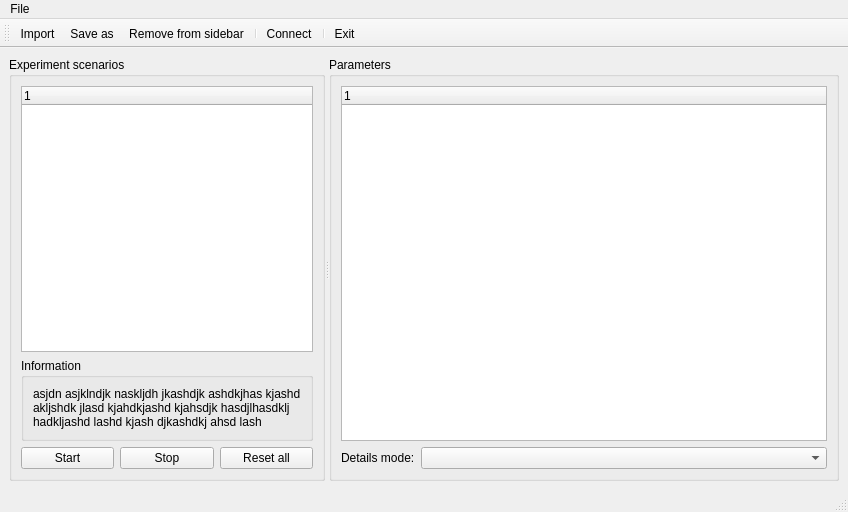
<?xml version="1.0" encoding="UTF-8"?>
<ui version="4.0">
 <class>OBCILauncher</class>
 <widget class="QMainWindow" name="OBCILauncher">
  <property name="geometry">
   <rect>
    <x>0</x>
    <y>0</y>
    <width>848</width>
    <height>512</height>
   </rect>
  </property>
  <property name="windowTitle">
   <string>OBCI Launcher</string>
  </property>
  <property name="toolButtonStyle">
   <enum>Qt::ToolButtonIconOnly</enum>
  </property>
  <property name="unifiedTitleAndToolBarOnMac">
   <bool>false</bool>
  </property>
  <widget class="QWidget" name="centralwidget">
   <layout class="QGridLayout" name="gridLayout_6">
    <item row="0" column="0">
     <widget class="QSplitter" name="splitter">
      <property name="sizePolicy">
       <sizepolicy hsizetype="Preferred" vsizetype="Preferred">
        <horstretch>0</horstretch>
        <verstretch>0</verstretch>
       </sizepolicy>
      </property>
      <property name="orientation">
       <enum>Qt::Horizontal</enum>
      </property>
      <property name="opaqueResize">
       <bool>true</bool>
      </property>
      <widget class="QGroupBox" name="groupBox">
       <property name="enabled">
        <bool>true</bool>
       </property>
       <property name="sizePolicy">
        <sizepolicy hsizetype="Preferred" vsizetype="Preferred">
         <horstretch>0</horstretch>
         <verstretch>0</verstretch>
        </sizepolicy>
       </property>
       <property name="baseSize">
        <size>
         <width>40</width>
         <height>0</height>
        </size>
       </property>
       <property name="title">
        <string>Experiment scenarios</string>
       </property>
       <layout class="QVBoxLayout" name="verticalLayout_4">
        <item>
         <widget class="QTreeWidget" name="scenarios">
          <column>
           <property name="text">
            <string notr="true">1</string>
           </property>
          </column>
         </widget>
        </item>
        <item>
         <widget class="QGroupBox" name="groupBox_3">
          <property name="sizePolicy">
           <sizepolicy hsizetype="Expanding" vsizetype="Preferred">
            <horstretch>0</horstretch>
            <verstretch>0</verstretch>
           </sizepolicy>
          </property>
          <property name="minimumSize">
           <size>
            <width>0</width>
            <height>50</height>
           </size>
          </property>
          <property name="title">
           <string>Information</string>
          </property>
          <layout class="QGridLayout" name="gridLayout_2">
           <item row="0" column="0">
            <widget class="QLabel" name="info">
             <property name="text">
              <string>asjdn asjklndjk naskljdh jkashdjk ashdkjhas kjashd akljshdk jlasd kjahdkjashd kjahsdjk hasdjlhasdklj hadkljashd lashd kjash djkashdkj ahsd lash</string>
             </property>
             <property name="wordWrap">
              <bool>true</bool>
             </property>
             <property name="openExternalLinks">
              <bool>true</bool>
             </property>
            </widget>
           </item>
          </layout>
         </widget>
        </item>
        <item>
         <layout class="QHBoxLayout" name="horizontalLayout">
          <item>
           <widget class="QPushButton" name="start_button">
            <property name="sizePolicy">
             <sizepolicy hsizetype="Preferred" vsizetype="Fixed">
              <horstretch>0</horstretch>
              <verstretch>0</verstretch>
             </sizepolicy>
            </property>
            <property name="text">
             <string>Start</string>
            </property>
           </widget>
          </item>
          <item>
           <widget class="QPushButton" name="stop_button">
            <property name="sizePolicy">
             <sizepolicy hsizetype="Preferred" vsizetype="Fixed">
              <horstretch>0</horstretch>
              <verstretch>0</verstretch>
             </sizepolicy>
            </property>
            <property name="text">
             <string>Stop</string>
            </property>
           </widget>
          </item>
          <item>
           <widget class="QPushButton" name="reset_button">
            <property name="sizePolicy">
             <sizepolicy hsizetype="Preferred" vsizetype="Fixed">
              <horstretch>0</horstretch>
              <verstretch>0</verstretch>
             </sizepolicy>
            </property>
            <property name="text">
             <string>Reset all</string>
            </property>
           </widget>
          </item>
         </layout>
        </item>
       </layout>
      </widget>
      <widget class="QGroupBox" name="parameters_of">
       <property name="sizePolicy">
        <sizepolicy hsizetype="MinimumExpanding" vsizetype="Preferred">
         <horstretch>2</horstretch>
         <verstretch>0</verstretch>
        </sizepolicy>
       </property>
       <property name="minimumSize">
        <size>
         <width>0</width>
         <height>0</height>
        </size>
       </property>
       <property name="title">
        <string>Parameters</string>
       </property>
       <layout class="QGridLayout" name="gridLayout_3">
        <item row="0" column="0">
         <widget class="QTreeWidget" name="parameters">
          <property name="sizePolicy">
           <sizepolicy hsizetype="MinimumExpanding" vsizetype="Expanding">
            <horstretch>0</horstretch>
            <verstretch>0</verstretch>
           </sizepolicy>
          </property>
          <property name="minimumSize">
           <size>
            <width>390</width>
            <height>1</height>
           </size>
          </property>
          <column>
           <property name="text">
            <string notr="true">1</string>
           </property>
          </column>
         </widget>
        </item>
        <item row="1" column="0">
         <layout class="QHBoxLayout" name="horizontalLayout_4">
          <item>
           <widget class="QLabel" name="details_label">
            <property name="text">
             <string>Details mode:</string>
            </property>
           </widget>
          </item>
          <item>
           <widget class="QComboBox" name="details_mode">
            <property name="sizePolicy">
             <sizepolicy hsizetype="Expanding" vsizetype="Fixed">
              <horstretch>0</horstretch>
              <verstretch>0</verstretch>
             </sizepolicy>
            </property>
           </widget>
          </item>
         </layout>
        </item>
       </layout>
      </widget>
     </widget>
    </item>
   </layout>
  </widget>
  <widget class="QMenuBar" name="menubar">
   <property name="geometry">
    <rect>
     <x>0</x>
     <y>0</y>
     <width>848</width>
     <height>25</height>
    </rect>
   </property>
   <widget class="QMenu" name="menuMenu">
    <property name="title">
     <string>File</string>
    </property>
   </widget>
   <addaction name="menuMenu"/>
  </widget>
  <widget class="QStatusBar" name="statusbar"/>
  <widget class="QToolBar" name="toolBar">
   <property name="windowTitle">
    <string>toolBar</string>
   </property>
   <attribute name="toolBarArea">
    <enum>TopToolBarArea</enum>
   </attribute>
   <attribute name="toolBarBreak">
    <bool>false</bool>
   </attribute>
   <addaction name="actionOpen"/>
   <addaction name="actionSave_as"/>
   <addaction name="actionRemove_from_sidebar"/>
   <addaction name="separator"/>
   <addaction name="actionConnect"/>
   <addaction name="separator"/>
   <addaction name="actionExit"/>
  </widget>
  <action name="actionSave_as">
   <property name="icon">
    <iconset resource="resources.qrc">
     <normaloff>:/filesaveas.png</normaloff>:/filesaveas.png</iconset>
   </property>
   <property name="text">
    <string>Save as...</string>
   </property>
   <property name="shortcut">
    <string>Ctrl+Shift+S</string>
   </property>
   <property name="shortcutContext">
    <enum>Qt::WindowShortcut</enum>
   </property>
   <property name="iconVisibleInMenu">
    <bool>true</bool>
   </property>
  </action>
  <action name="actionSave">
   <property name="icon">
    <iconset resource="resources.qrc">
     <normaloff>:/filesave.png</normaloff>:/filesave.png</iconset>
   </property>
   <property name="text">
    <string>Save</string>
   </property>
   <property name="shortcut">
    <string>Ctrl+S</string>
   </property>
   <property name="menuRole">
    <enum>QAction::TextHeuristicRole</enum>
   </property>
   <property name="iconVisibleInMenu">
    <bool>true</bool>
   </property>
  </action>
  <action name="actionOpen">
   <property name="icon">
    <iconset resource="resources.qrc">
     <normaloff>:/fileopen.png</normaloff>:/fileopen.png</iconset>
   </property>
   <property name="text">
    <string>Import...</string>
   </property>
   <property name="shortcut">
    <string>Ctrl+O</string>
   </property>
   <property name="iconVisibleInMenu">
    <bool>true</bool>
   </property>
  </action>
  <action name="actionAdd_to_sidebar">
   <property name="icon">
    <iconset resource="resources.qrc">
     <normaloff>:/stock_add-bookmark.png</normaloff>:/stock_add-bookmark.png</iconset>
   </property>
   <property name="text">
    <string>Add to sidebar</string>
   </property>
   <property name="shortcut">
    <string>Ctrl+B</string>
   </property>
   <property name="iconVisibleInMenu">
    <bool>true</bool>
   </property>
  </action>
  <action name="actionExit">
   <property name="icon">
    <iconset resource="resources.qrc">
     <normaloff>:/stock_exit.png</normaloff>:/stock_exit.png</iconset>
   </property>
   <property name="text">
    <string>Exit</string>
   </property>
   <property name="shortcut">
    <string>Ctrl+Q</string>
   </property>
   <property name="iconVisibleInMenu">
    <bool>true</bool>
   </property>
  </action>
  <action name="actionRemove_from_sidebar">
   <property name="icon">
    <iconset resource="resources.qrc">
     <normaloff>:/stock_delete.png</normaloff>:/stock_delete.png</iconset>
   </property>
   <property name="text">
    <string>Remove from sidebar</string>
   </property>
   <property name="shortcut">
    <string>Ctrl+Shift+D</string>
   </property>
   <property name="iconVisibleInMenu">
    <bool>true</bool>
   </property>
  </action>
  <action name="actionConnect">
   <property name="icon">
    <iconset resource="resources.qrc">
     <normaloff>:/connect.png</normaloff>:/connect.png</iconset>
   </property>
   <property name="text">
    <string>Connect...</string>
   </property>
   <property name="toolTip">
    <string>Connect to another machine</string>
   </property>
   <property name="shortcut">
    <string>Ctrl+Shift+C</string>
   </property>
  </action>
 </widget>
 <resources>
  <include location="resources.qrc"/>
 </resources>
 <connections/>
</ui>
